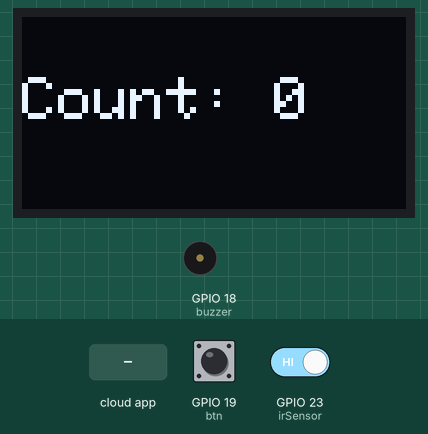
Recording of a sketch running on a simulated ESP32. On the bench: 128×64 one-colour display, buzzer (waves = sounding, pin HIGH). Inputs (shaded band) come from the test bench; at power-on: GPIO 23 (irSensor) HIGH, GPIO 19 (btn) LOW. WiFi joins after 1.5 s; servers stay silent unless stated; the Firebase database answers and starts empty; what the sketch prints to the serial monitor is not drawn.

Above: at 2.7 s.
2.8 s: GPIO 23 (irSensor) driven LOW
At 3.55 s:
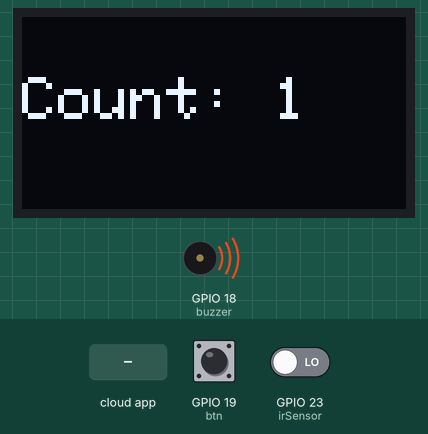
5.1 s: GPIO 19 (btn) pulled HIGH for 1 s
At 5.73 s:
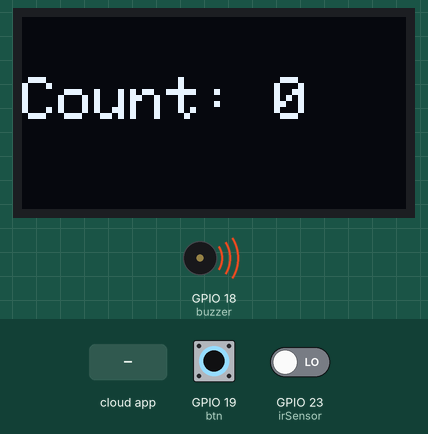
7.6 s: the phone or cloud app sets reset to 1
At 8.07 s:
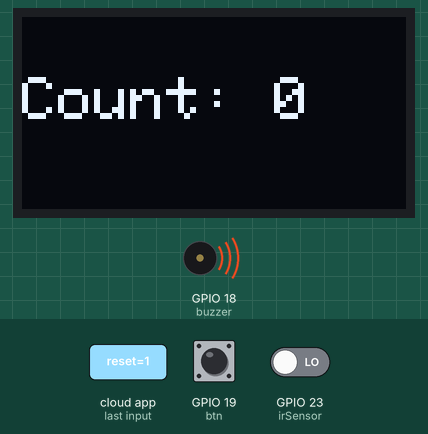
10.5 s: GPIO 19 (btn) pulled HIGH for 0.25 s
At 11.09 s:
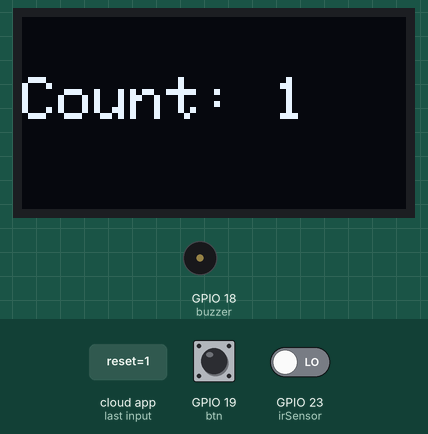
13.3 s: GPIO 23 (irSensor) driven HIGH
At 14.2 s:
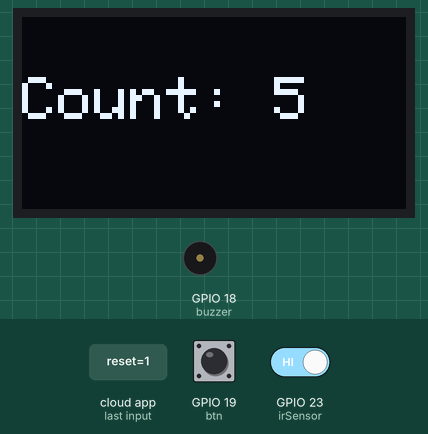
14.8 s: GPIO 19 (btn) pulled HIGH for 3.2 s
At 19.3 s:
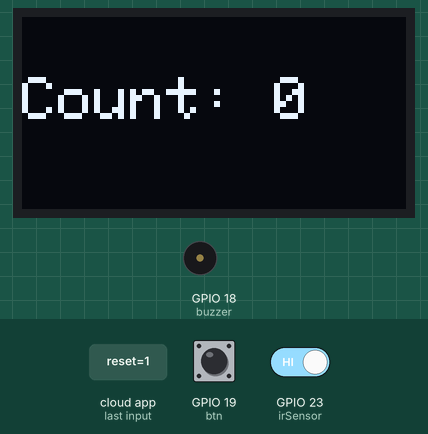
Timing chart, 0 to 20.5 s (numbered marks = the images above; inputs shaded):
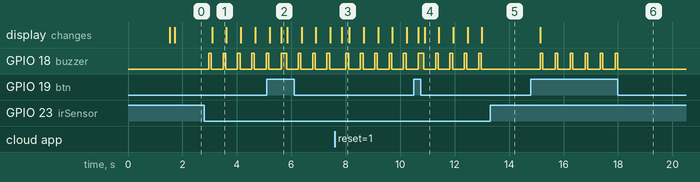

The sketch:

HCIPROJECT.ino
```cpp
#include <WiFi.h>
#include <Firebase_ESP_Client.h>
#include <Adafruit_GFX.h>
#include <Adafruit_SSD1306.h>
#include <addons/TokenHelper.h>
#include <addons/RTDBHelper.h>

#define WIFI_SSID "PLDTHOMEFIBRw6trb"
#define WIFI_PASSWORD "Hanzhixiu_10"
#define API_KEY "AIzaSyCNf8M15wonHCYJp8cXTpLZjrjFoRxI1jI"
#define DATABASE_URL "https://apps-esp32-ecd10-default-rtdb.firebaseio.com/"

#define irSensor 23 // Pin for the IR sensor
#define btn 19      // Button pin
#define buzzer 18   // Buzzer pin

Adafruit_SSD1306 display(128, 64, &Wire, -1);

FirebaseData fbdo;
FirebaseAuth auth;
FirebaseConfig config;

int value = 0;
unsigned long sendDataPrevMillis = 0;

void setup() {
  Serial.begin(115200);
  WiFi.begin(WIFI_SSID, WIFI_PASSWORD);

  Serial.print("Connecting to Wi-Fi");
  while (WiFi.status() != WL_CONNECTED) {
    Serial.print(".");
    delay(300);
  }
  Serial.println();
  Serial.print("Connected with IP: ");
  Serial.println(WiFi.localIP());
  Serial.println();

  config.api_key = API_KEY;
  config.database_url = DATABASE_URL;

  // Firebase authentication
  if (Firebase.signUp(&config, &auth, "", "")) {
    Serial.println("Firebase Sign Up Successful");
  } else {
    Serial.printf("%s\n", config.signer.signupError.message.c_str());
  }

  config.token_status_callback = tokenStatusCallback;
  Firebase.reconnectWiFi(true);
  config.timeout.serverResponse = 10 * 1000;

  Firebase.begin(&config, &auth);
  Firebase.setDoubleDigits(5);

  pinMode(irSensor, INPUT);
  pinMode(btn, INPUT);
  pinMode(buzzer, OUTPUT);

  if (!display.begin(SSD1306_SWITCHCAPVCC, 0x3c)) {
    Serial.println("Can't initialize display!");
  }
}

void loop() {
  if (Firebase.ready() && (millis() - sendDataPrevMillis > 100)) { // Update every second

    // Check for Firebase reset command
    checkFirebaseReset();

    // Check button press for resetting the count
    if (digitalRead(btn) == HIGH) {
      value=0;
      resetCount(); // Reset the count

      digitalWrite(buzzer, HIGH);
      delay(100);
      digitalWrite(buzzer, LOW);
    }

    // Read IR sensor value
    int irvalue = digitalRead(irSensor);
    if (irvalue == LOW) { // If IR sensor is triggered
      value++;  // Increment the count
      digitalWrite(buzzer, HIGH);
      delay(100);
      digitalWrite(buzzer, LOW);
    }

    // Print/Display sensor values to the Serial Monitor
    Serial.print("COUNT: ");
    Serial.println(value);

    // Display count on OLED
    display.clearDisplay();
    display.setTextSize(2);
    display.setCursor(0, 20);
    display.setTextColor(WHITE);
    display.println("Count: " + String(value));
    display.display();

    // Update Firebase with the current count
    if (Firebase.RTDB.setInt(&fbdo, F("Count"), value)) {
      Serial.println("Count updated successfully.");
    } else {
      Serial.printf("Error updating count: %s\n", fbdo.errorReason().c_str());
    }

    sendDataPrevMillis = millis(); // Update the previous millis
  }
}

void resetCount() {
  value = 0;  // Reset the count
  Serial.println("Count reset to 0");
  display.clearDisplay();
  display.setTextSize(2);
  display.setCursor(0, 20);
  display.setTextColor(WHITE);
  display.println("Count: 0");
  display.display();
}

void checkFirebaseReset() {
  // Check for reset command from Firebase
  if (Firebase.RTDB.getInt(&fbdo, F("reset"))) {
    if (fbdo.dataType() == "int" && fbdo.intData() == 1) {
      resetCount(); // Reset the count if reset command is received
      Firebase.RTDB.setInt(&fbdo, F("reset"), 0); // Clear the reset command
    }
  }
}
```

Measured:
- after the input at 2.8 s, GPIO 18 (buzzer): alternates HIGH for 0.10 s and LOW for 0.43 s, starting after 0.16 s; the display: changes after 0.29 s (image 1)
- after the input at 13.3 s, GPIO 18 (buzzer): stops changing and stays LOW
- after the input at 14.8 s, GPIO 18 (buzzer): alternates HIGH for 0.10 s and LOW for 0.45 s, 12 changes in all, then stays LOW, starting after 0.34 s; the display: changes after 0.34 s (image 6)
- what the display in image 1 shows lasts 0.5 s, from 3.1 s to 3.6 s
